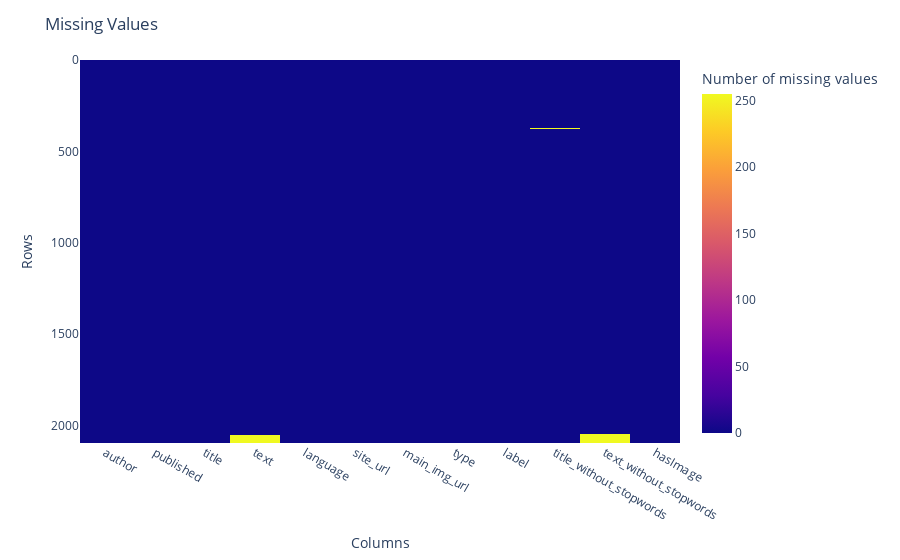

Write notebook code for a chart like this one.
### Code cell
fig = px.imshow(df.isnull(), labels={"x": "Columns", "y": "Rows", "color": "Number of missing values"})
fig.update_layout(title='Missing Values')
fig.show()

### Figure 1 — Plotly figure (JSON) as saved in the notebook; plotly's stock layout.template omitted (floating-point values rounded to 4 significant figures; data arrays with more than 128 entries replaced by an {"elided": "..."} marker saying what was removed)
{"data": [{"coloraxis": "coloraxis", "hovertemplate": "Columns: %{x}<br>Rows: %{y}<br>Number of missing values: %{z}<extra></extra>", "name": "0", "type": "heatmap", "x": ["author", "published", "title", "text", "language", "site_url", "main_img_url", "type", "label", "title_without_stopwords", "text_without_stopwords", "hasImage"], "xaxis": "x", "y": {"elided": "2096 int values"}, "yaxis": "y", "z": {"elided": "2096x12 int values"}}], "layout": {"coloraxis": {"colorbar": {"title": {"text": "Number of missing values"}}, "colorscale": [[0, "#0d0887"], [0.1111, "#46039f"], [0.2222, "#7201a8"], [0.3333, "#9c179e"], [0.4444, "#bd3786"], [0.5556, "#d8576b"], [0.6667, "#ed7953"], [0.7778, "#fb9f3a"], [0.8889, "#fdca26"], [1, "#f0f921"]]}, "margin": {"t": 60}, "title": {"text": "Missing Values"}, "xaxis": {"anchor": "y", "constrain": "domain", "domain": [0, 1], "scaleanchor": "y", "title": {"text": "Columns"}}, "yaxis": {"anchor": "x", "autorange": "reversed", "constrain": "domain", "domain": [0, 1], "title": {"text": "Rows"}}}}
